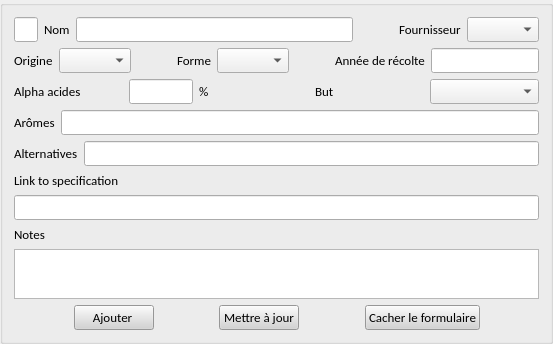
      <widget class="QGroupBox" name="groupBoxNew">
       <property name="maximumSize">
        <size>
         <width>16777215</width>
         <height>500</height>
        </size>
       </property>
       <property name="font">
        <font>
         <family>Carlito</family>
         <pointsize>10</pointsize>
         <bold>false</bold>
        </font>
       </property>
       <property name="styleSheet">
        <string notr="true"/>
       </property>
       <property name="title">
        <string/>
       </property>
       <layout class="QVBoxLayout" name="verticalLayout">
        <item>
         <layout class="QHBoxLayout" name="horizontalLayout_6">
          <item>
           <widget class="QLineEdit" name="idEdit">
            <property name="maximumSize">
             <size>
              <width>24</width>
              <height>16777215</height>
             </size>
            </property>
            <property name="font">
             <font>
              <family>Carlito</family>
              <pointsize>10</pointsize>
              <bold>false</bold>
             </font>
            </property>
           </widget>
          </item>
          <item>
           <widget class="QLabel" name="nameLabel">
            <property name="font">
             <font>
              <family>Carlito</family>
              <pointsize>10</pointsize>
              <bold>false</bold>
             </font>
            </property>
            <property name="text">
             <string>Nom</string>
            </property>
           </widget>
          </item>
          <item>
           <widget class="QLineEdit" name="nameEdit">
            <property name="sizePolicy">
             <sizepolicy hsizetype="Expanding" vsizetype="Fixed">
              <horstretch>0</horstretch>
              <verstretch>0</verstretch>
             </sizepolicy>
            </property>
            <property name="font">
             <font>
              <family>Carlito</family>
              <pointsize>10</pointsize>
              <bold>false</bold>
             </font>
            </property>
           </widget>
          </item>
          <item>
           <spacer name="horizontalSpacer_29">
            <property name="font">
             <font>
              <family>Carlito</family>
              <pointsize>10</pointsize>
              <bold>false</bold>
             </font>
            </property>
            <property name="orientation">
             <enum>Qt::Horizontal</enum>
            </property>
            <property name="sizeType">
             <enum>QSizePolicy::Minimum</enum>
            </property>
            <property name="sizeHint" stdset="0">
             <size>
              <width>40</width>
              <height>20</height>
             </size>
            </property>
           </spacer>
          </item>
          <item>
           <widget class="QLabel" name="supplierLabel">
            <property name="font">
             <font>
              <family>Carlito</family>
              <pointsize>10</pointsize>
              <bold>false</bold>
             </font>
            </property>
            <property name="text">
             <string>Fournisseur</string>
            </property>
           </widget>
          </item>
          <item>
           <widget class="QComboBox" name="supplierCombo">
            <property name="font">
             <font>
              <family>Carlito</family>
              <pointsize>10</pointsize>
              <bold>false</bold>
             </font>
            </property>
           </widget>
          </item>
         </layout>
        </item>
        <item>
         <layout class="QHBoxLayout" name="horizontalLayout_5">
          <item>
           <widget class="QLabel" name="countryCodeLabel">
            <property name="font">
             <font>
              <family>Carlito</family>
              <pointsize>10</pointsize>
              <bold>false</bold>
             </font>
            </property>
            <property name="text">
             <string>Origine</string>
            </property>
           </widget>
          </item>
          <item>
           <widget class="QComboBox" name="countryCodeCombo">
            <property name="font">
             <font>
              <family>Carlito</family>
              <pointsize>10</pointsize>
              <bold>false</bold>
             </font>
            </property>
            <property name="toolTip">
             <string>obligatoire, ne peut être vide</string>
            </property>
           </widget>
          </item>
          <item>
           <spacer name="horizontalSpacer_27">
            <property name="font">
             <font>
              <family>Carlito</family>
              <pointsize>10</pointsize>
              <bold>false</bold>
             </font>
            </property>
            <property name="orientation">
             <enum>Qt::Horizontal</enum>
            </property>
            <property name="sizeHint" stdset="0">
             <size>
              <width>40</width>
              <height>20</height>
             </size>
            </property>
           </spacer>
          </item>
          <item>
           <widget class="QLabel" name="formLabel">
            <property name="font">
             <font>
              <family>Carlito</family>
              <pointsize>10</pointsize>
              <bold>false</bold>
             </font>
            </property>
            <property name="text">
             <string>Forme</string>
            </property>
           </widget>
          </item>
          <item>
           <widget class="QComboBox" name="formCombo">
            <property name="font">
             <font>
              <family>Carlito</family>
              <pointsize>10</pointsize>
              <bold>false</bold>
             </font>
            </property>
           </widget>
          </item>
          <item>
           <spacer name="horizontalSpacer_28">
            <property name="font">
             <font>
              <family>Carlito</family>
              <pointsize>10</pointsize>
              <bold>false</bold>
             </font>
            </property>
            <property name="orientation">
             <enum>Qt::Horizontal</enum>
            </property>
            <property name="sizeType">
             <enum>QSizePolicy::Minimum</enum>
            </property>
            <property name="sizeHint" stdset="0">
             <size>
              <width>40</width>
              <height>20</height>
             </size>
            </property>
           </spacer>
          </item>
          <item>
           <widget class="QLabel" name="cropYearLabel">
            <property name="font">
             <font>
              <family>Carlito</family>
              <pointsize>10</pointsize>
              <bold>false</bold>
             </font>
            </property>
            <property name="text">
             <string>Année de récolte</string>
            </property>
           </widget>
          </item>
          <item>
           <widget class="QLineEdit" name="cropYearEdit">
            <property name="font">
             <font>
              <family>Carlito</family>
              <pointsize>10</pointsize>
              <bold>false</bold>
             </font>
            </property>
            <property name="toolTip">
             <string>sur quatre chiffres, supérieur a 2019</string>
            </property>
           </widget>
          </item>
         </layout>
        </item>
        <item>
         <layout class="QHBoxLayout" name="horizontalLayout_8">
          <item>
           <widget class="QLabel" name="alphaLabel">
            <property name="font">
             <font>
              <family>Carlito</family>
              <pointsize>10</pointsize>
              <bold>false</bold>
             </font>
            </property>
            <property name="text">
             <string>Alpha acides</string>
            </property>
           </widget>
          </item>
          <item>
           <widget class="QLineEdit" name="alphaEdit">
            <property name="maximumSize">
             <size>
              <width>64</width>
              <height>16777215</height>
             </size>
            </property>
            <property name="font">
             <font>
              <family>Carlito</family>
              <pointsize>10</pointsize>
              <bold>false</bold>
             </font>
            </property>
            <property name="toolTip">
             <string>entre 0 et 19.9 avec une décimale max</string>
            </property>
           </widget>
          </item>
          <item>
           <widget class="QLabel" name="label_potential_unit">
            <property name="font">
             <font>
              <family>Carlito</family>
              <pointsize>10</pointsize>
              <bold>false</bold>
             </font>
            </property>
            <property name="text">
             <string>%</string>
            </property>
           </widget>
          </item>
          <item>
           <widget class="QLabel" name="purposeLabel">
            <property name="font">
             <font>
              <family>Carlito</family>
              <pointsize>10</pointsize>
              <bold>false</bold>
             </font>
            </property>
            <property name="text">
             <string>But</string>
            </property>
           </widget>
          </item>
          <item>
           <widget class="QComboBox" name="purposeCombo">
            <property name="font">
             <font>
              <family>Carlito</family>
              <pointsize>10</pointsize>
              <bold>false</bold>
             </font>
            </property>
           </widget>
          </item>
         </layout>
        </item>
        <item>
         <layout class="QHBoxLayout" name="horizontalLayout_4">
          <item>
           <widget class="QLabel" name="aromasLabel">
            <property name="font">
             <font>
              <family>Carlito</family>
              <pointsize>10</pointsize>
              <bold>false</bold>
             </font>
            </property>
            <property name="text">
             <string>Arômes</string>
            </property>
           </widget>
          </item>
          <item>
           <widget class="QLineEdit" name="aromasEdit">
            <property name="font">
             <font>
              <family>Carlito</family>
              <pointsize>10</pointsize>
              <bold>false</bold>
             </font>
            </property>
            <property name="toolTip">
             <string>facultatif</string>
            </property>
           </widget>
          </item>
         </layout>
        </item>
        <item>
         <layout class="QHBoxLayout" name="horizontalLayout_3">
          <item>
           <widget class="QLabel" name="alternativesLabel">
            <property name="font">
             <font>
              <family>Carlito</family>
              <pointsize>10</pointsize>
              <bold>false</bold>
             </font>
            </property>
            <property name="text">
             <string>Alternatives</string>
            </property>
           </widget>
          </item>
          <item>
           <widget class="QLineEdit" name="alternativesEdit">
            <property name="font">
             <font>
              <family>Carlito</family>
              <pointsize>10</pointsize>
              <bold>false</bold>
             </font>
            </property>
            <property name="toolTip">
             <string>facultatif</string>
            </property>
           </widget>
          </item>
         </layout>
        </item>
        <item>
         <widget class="QLabel" name="label_link">
          <property name="font">
           <font>
            <family>Carlito</family>
            <pointsize>10</pointsize>
            <bold>false</bold>
           </font>
          </property>
          <property name="text">
           <string>Link to specification</string>
          </property>
         </widget>
        </item>
        <item>
         <widget class="QLineEdit" name="linkEdit">
          <property name="font">
           <font>
            <family>Carlito</family>
            <pointsize>10</pointsize>
            <bold>false</bold>
           </font>
          </property>
          <property name="toolTip">
           <string>facultatif</string>
          </property>
         </widget>
        </item>
        <item>
         <widget class="QLabel" name="label_notes">
          <property name="font">
           <font>
            <family>Carlito</family>
            <pointsize>10</pointsize>
            <bold>false</bold>
           </font>
          </property>
          <property name="text">
           <string>Notes</string>
          </property>
         </widget>
        </item>
        <item>
         <widget class="QTextEdit" name="notesEdit">
          <property name="maximumSize">
           <size>
            <width>16777215</width>
            <height>50</height>
           </size>
          </property>
          <property name="font">
           <font>
            <family>Carlito</family>
            <pointsize>10</pointsize>
            <bold>false</bold>
           </font>
          </property>
          <property name="toolTip">
           <string>facultatif</string>
          </property>
         </widget>
        </item>
        <item>
         <layout class="QHBoxLayout" name="horizontalLayout_2">
          <item>
           <spacer name="horizontalSpacer_14">
            <property name="font">
             <font>
              <family>Carlito</family>
              <pointsize>10</pointsize>
              <bold>false</bold>
             </font>
            </property>
            <property name="orientation">
             <enum>Qt::Horizontal</enum>
            </property>
            <property name="sizeHint" stdset="0">
             <size>
              <width>40</width>
              <height>20</height>
             </size>
            </property>
           </spacer>
          </item>
          <item>
           <widget class="QPushButton" name="addButton">
            <property name="font">
             <font>
              <family>Carlito</family>
              <pointsize>10</pointsize>
              <bold>false</bold>
             </font>
            </property>
            <property name="styleSheet">
             <string notr="true">background-color:lightgray</string>
            </property>
            <property name="text">
             <string>Ajouter </string>
            </property>
           </widget>
          </item>
          <item>
           <spacer name="horizontalSpacer_15">
            <property name="font">
             <font>
              <family>Carlito</family>
              <pointsize>10</pointsize>
              <bold>false</bold>
             </font>
            </property>
            <property name="orientation">
             <enum>Qt::Horizontal</enum>
            </property>
            <property name="sizeHint" stdset="0">
             <size>
              <width>40</width>
              <height>20</height>
             </size>
            </property>
           </spacer>
          </item>
          <item>
           <widget class="QPushButton" name="updateButton">
            <property name="font">
             <font>
              <family>Carlito</family>
              <pointsize>10</pointsize>
              <bold>false</bold>
             </font>
            </property>
            <property name="styleSheet">
             <string notr="true">background-color:lightgray</string>
            </property>
            <property name="text">
             <string>Mettre à jour</string>
            </property>
           </widget>
          </item>
          <item>
           <spacer name="horizontalSpacer_18">
            <property name="font">
             <font>
              <family>Carlito</family>
              <pointsize>10</pointsize>
              <bold>false</bold>
             </font>
            </property>
            <property name="orientation">
             <enum>Qt::Horizontal</enum>
            </property>
            <property name="sizeHint" stdset="0">
             <size>
              <width>40</width>
              <height>20</height>
             </size>
            </property>
           </spacer>
          </item>
          <item>
           <widget class="QPushButton" name="hideNewButton">
            <property name="font">
             <font>
              <family>Carlito</family>
              <pointsize>10</pointsize>
              <bold>false</bold>
             </font>
            </property>
            <property name="styleSheet">
             <string notr="true">background-color:lightgray</string>
            </property>
            <property name="text">
             <string>Cacher le formulaire</string>
            </property>
           </widget>
          </item>
          <item>
           <spacer name="horizontalSpacer_16">
            <property name="font">
             <font>
              <family>Carlito</family>
              <pointsize>10</pointsize>
              <bold>false</bold>
             </font>
            </property>
            <property name="orientation">
             <enum>Qt::Horizontal</enum>
            </property>
            <property name="sizeHint" stdset="0">
             <size>
              <width>40</width>
              <height>20</height>
             </size>
            </property>
           </spacer>
          </item>
         </layout>
        </item>
       </layout>
      </widget>
